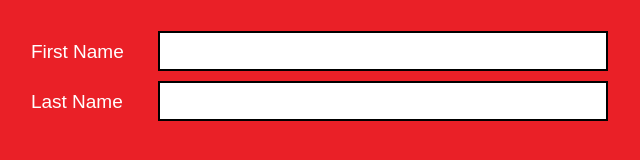
          <widget class="QGroupBox" name="groupBox_7">
           <property name="geometry">
            <rect>
             <x>30</x>
             <y>120</y>
             <width>640</width>
             <height>160</height>
            </rect>
           </property>
           <property name="sizePolicy">
            <sizepolicy hsizetype="Fixed" vsizetype="Fixed">
             <horstretch>0</horstretch>
             <verstretch>0</verstretch>
            </sizepolicy>
           </property>
           <property name="minimumSize">
            <size>
             <width>640</width>
             <height>160</height>
            </size>
           </property>
           <property name="maximumSize">
            <size>
             <width>640</width>
             <height>160</height>
            </size>
           </property>
           <property name="styleSheet">
            <string notr="true">background-color: #EA2027;
border: 52px solid rgba(234, 32, 39,0.5);
</string>
           </property>
           <property name="title">
            <string/>
           </property>
           <widget class="QWidget" name="layoutWidget_24">
            <property name="geometry">
             <rect>
              <x>30</x>
              <y>30</y>
              <width>579</width>
              <height>42</height>
             </rect>
            </property>
            <layout class="QHBoxLayout" name="horizontalLayout_26">
             <item>
              <widget class="QLabel" name="label_10">
               <property name="sizePolicy">
                <sizepolicy hsizetype="Fixed" vsizetype="Fixed">
                 <horstretch>0</horstretch>
                 <verstretch>0</verstretch>
                </sizepolicy>
               </property>
               <property name="minimumSize">
                <size>
                 <width>120</width>
                 <height>40</height>
                </size>
               </property>
               <property name="maximumSize">
                <size>
                 <width>120</width>
                 <height>40</height>
                </size>
               </property>
               <property name="font">
                <font>
                 <pointsize>14</pointsize>
                </font>
               </property>
               <property name="styleSheet">
                <string notr="true">background-color: none;
border:0px;
color: rgb(255, 255, 255);
</string>
               </property>
               <property name="text">
                <string>First Name</string>
               </property>
              </widget>
             </item>
             <item>
              <widget class="QLineEdit" name="firstnameEdit_2">
               <property name="sizePolicy">
                <sizepolicy hsizetype="Fixed" vsizetype="Fixed">
                 <horstretch>0</horstretch>
                 <verstretch>0</verstretch>
                </sizepolicy>
               </property>
               <property name="minimumSize">
                <size>
                 <width>450</width>
                 <height>40</height>
                </size>
               </property>
               <property name="maximumSize">
                <size>
                 <width>450</width>
                 <height>40</height>
                </size>
               </property>
               <property name="font">
                <font>
                 <pointsize>14</pointsize>
                </font>
               </property>
               <property name="styleSheet">
                <string notr="true">QLineEdit { 
    padding-top: 2px;     /* This QLineEdit fix  103, 111 */
    padding-bottom: 2px;  /* This QLineEdit fix  103, 111 */
    padding-left: 4px;
    padding-right: 4px;
    border-style: solid;
    background-color: rgb(255, 255, 255);
border: 2px solid rgba(0, 0, 0,1.0);
border-radius: 0px;
    color: rgb(0,0,0);
}

QLineEdit:disabled {
    background-color: #232629;
    color: #4D545B;
}

QLineEdit:hover{
    border: 2px solid rgba(60, 64, 198,1.0);
    color: rgb(0,0,0);
}

QLineEdit:selected{
   border: 2px solid rgba(60, 64, 198,1.0);
    color: rgb(0,0,0);
}</string>
               </property>
              </widget>
             </item>
            </layout>
           </widget>
           <widget class="QWidget" name="layoutWidget_25">
            <property name="geometry">
             <rect>
              <x>30</x>
              <y>80</y>
              <width>579</width>
              <height>42</height>
             </rect>
            </property>
            <layout class="QHBoxLayout" name="horizontalLayout_27">
             <item>
              <widget class="QLabel" name="label_12">
               <property name="sizePolicy">
                <sizepolicy hsizetype="Fixed" vsizetype="Fixed">
                 <horstretch>0</horstretch>
                 <verstretch>0</verstretch>
                </sizepolicy>
               </property>
               <property name="minimumSize">
                <size>
                 <width>120</width>
                 <height>40</height>
                </size>
               </property>
               <property name="maximumSize">
                <size>
                 <width>120</width>
                 <height>40</height>
                </size>
               </property>
               <property name="font">
                <font>
                 <pointsize>14</pointsize>
                </font>
               </property>
               <property name="styleSheet">
                <string notr="true">background-color: none;
border:0px;
color: rgb(255, 255, 255);
</string>
               </property>
               <property name="text">
                <string>Last Name</string>
               </property>
              </widget>
             </item>
             <item>
              <widget class="QLineEdit" name="lastnameEdit_2">
               <property name="sizePolicy">
                <sizepolicy hsizetype="Fixed" vsizetype="Fixed">
                 <horstretch>0</horstretch>
                 <verstretch>0</verstretch>
                </sizepolicy>
               </property>
               <property name="minimumSize">
                <size>
                 <width>450</width>
                 <height>40</height>
                </size>
               </property>
               <property name="maximumSize">
                <size>
                 <width>450</width>
                 <height>40</height>
                </size>
               </property>
               <property name="font">
                <font>
                 <pointsize>14</pointsize>
                </font>
               </property>
               <property name="styleSheet">
                <string notr="true">QLineEdit { 
    padding-top: 2px;     /* This QLineEdit fix  103, 111 */
    padding-bottom: 2px;  /* This QLineEdit fix  103, 111 */
    padding-left: 4px;
    padding-right: 4px;
    border-style: solid;
    background-color: rgb(255, 255, 255);
border: 2px solid rgba(0, 0, 0,1.0);
border-radius: 0px;
    color: rgb(0,0,0);
}

QLineEdit:disabled {
    background-color: #232629;
    color: #4D545B;
}

QLineEdit:hover{
    border: 2px solid rgba(60, 64, 198,1.0);
    color: rgb(0,0,0);
}

QLineEdit:selected{
   border: 2px solid rgba(60, 64, 198,1.0);
    color: rgb(0,0,0);
}</string>
               </property>
              </widget>
             </item>
            </layout>
           </widget>
          </widget>
